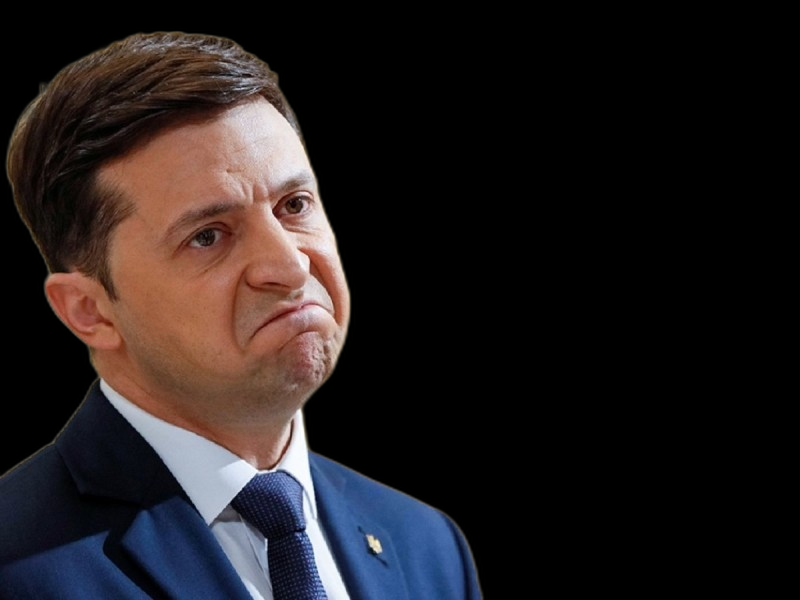
#> input picture Plan A/abc.png, 800 x 600 px, given in place of the camera
$ python BlurWebcam.py
#> lines starting #> are read from the running program, lines starting #| are printed output that depends on the picture; after the words box and inside, x2 and y2 are one past the last pixel; in counts of white or black regions, pixels touching at a corner belong together
import cv2
import time
import numpy as np

# Get the webcam
cap = cv2.VideoCapture(0)
# Time is just used to get the Frames Per Second (FPS)
last_time = time.time()
while True:
    # Step 1: Capture the frame
    _, frame = cap.read()
#> frame is the input picture: shape (600, 800, 3); mean B, G, R 29.9, 29.2, 35.2
    # Step 2: Convert to the HSV color space
    hsv = cv2.cvtColor(frame, cv2.COLOR_BGR2HSV)
#> hsv: shape (600, 800, 3); mean H, S, V 19.7, 44.9, 41.2
    # Step 3: Create a mask based on medium to high Saturation and Value
    # - These values can be changed (the lower ones) to fit your environment
    mask = cv2.inRange(hsv, (0, 75, 40), (180, 255, 255))
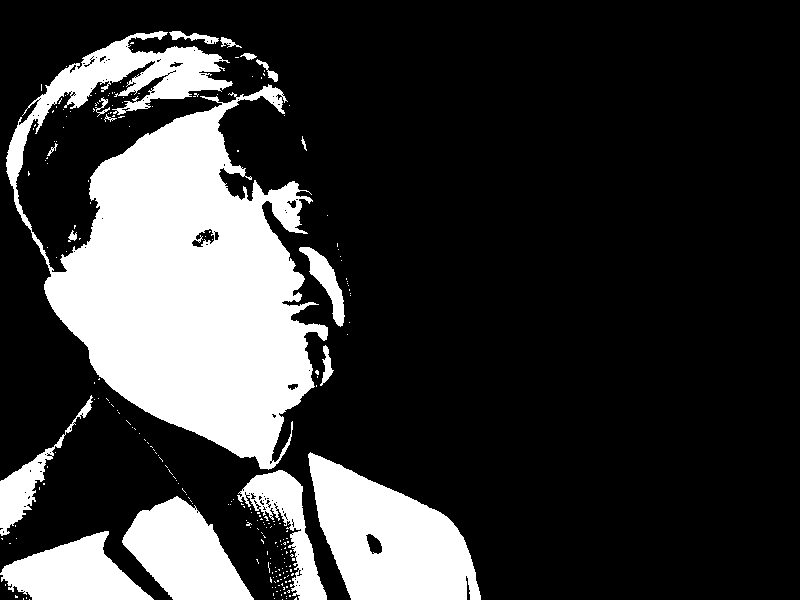
#> mask: shape (600, 800); 22.4% white; 231 white regions (214 under 20 px), largest, box (x1, y1, x2, y2) and area: (6, 31, 328, 470) 69061, (308, 452, 481, 600) 15348, (122, 496, 254, 600) 8055
    # We need a to copy the mask 3 times to fit the frames
    mask_3d = np.repeat(mask[:, :, np.newaxis], 3, axis=2)
    # Step 4: Create a blurred frame using Gaussian blur
    blurred_frame = cv2.GaussianBlur(frame, (25, 25), 0)
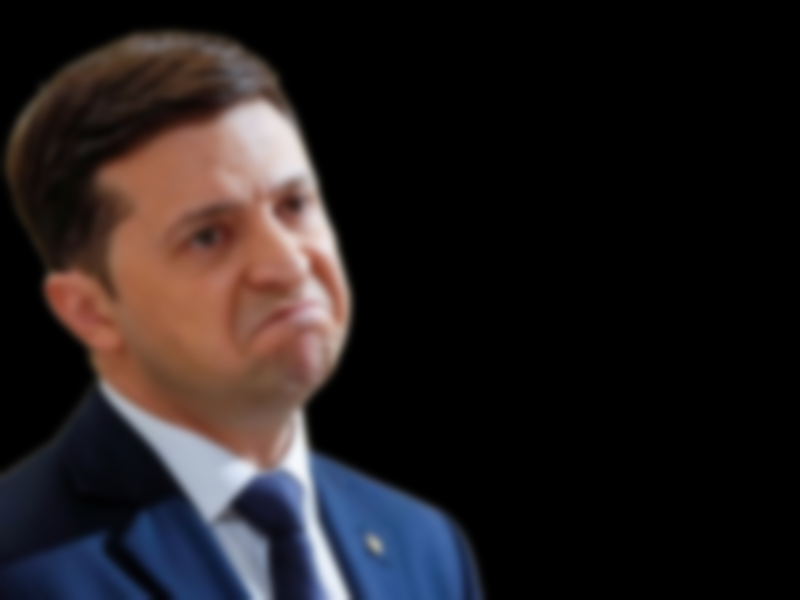
#> blurred_frame: shape (600, 800, 3); mean B, G, R 29.9, 29.2, 35.2
    # Step 5: Combine the original with the blurred frame based on mask
    frame = np.where(mask_3d == (255, 255, 255), frame, blurred_frame)
    # Add a FPS label to image
    text = f"FPS: {int(1 / (time.time() - last_time))}"
    last_time = time.time()
    cv2.putText(frame, text, (10, 20), cv2.FONT_HERSHEY_PLAIN, 2, (0, 255, 0), 2)
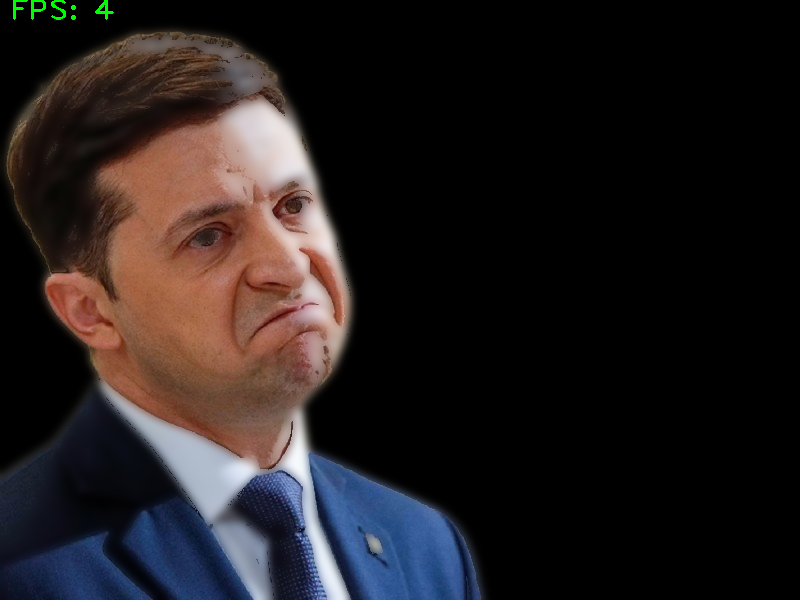
#> frame: shape (600, 800, 3); mean of channels 0, 1, 2 29.6, 29.2, 35; drawn as B, G, R
    # Step 6: Show the frame with blurred background
    cv2.imshow("Webcam", frame)
    # If q is pressed terminate
    if cv2.waitKey(1) == ord('q'):
#> (key q is pressed here)
        break
# Release and destroy all windows
cap.release()
cv2.destroyAllWindows()
